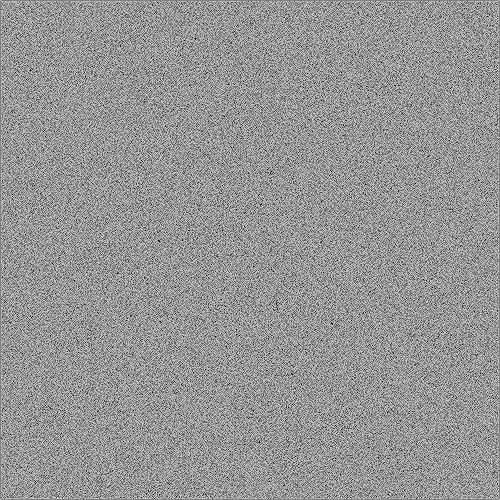
#> input picture misc/WTF/challenge_0.png, 1000 x 1000 px (shown at 1/2 size); its folder holds 4 pictures in this run
$ python script.py
#> lines starting #> are read from the running program, lines starting #| are printed output that depends on the picture
# [6 lines of commented-out code are left out]

import cv2
from Crypto.Util.number import long_to_bytes

images = [cv2.imread('challenge_{}.png'.format(str(i))) for i in range(51)]
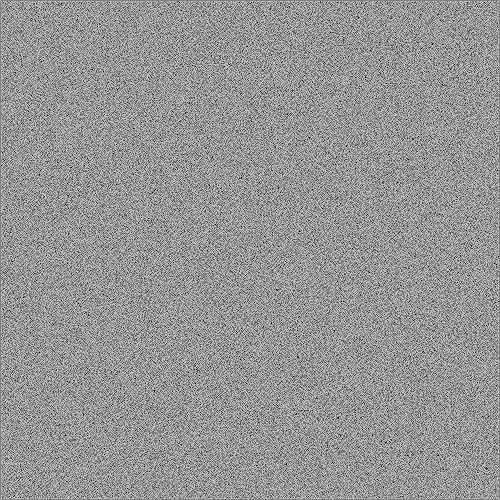
#> input picture misc/WTF/challenge_1.png, 1000 x 1000 px (shown at 1/2 size)
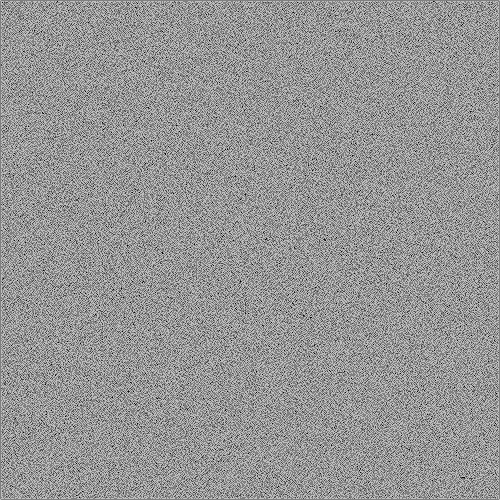
#> input picture misc/WTF/challenge_10.png, 1000 x 1000 px (shown at 1/2 size)
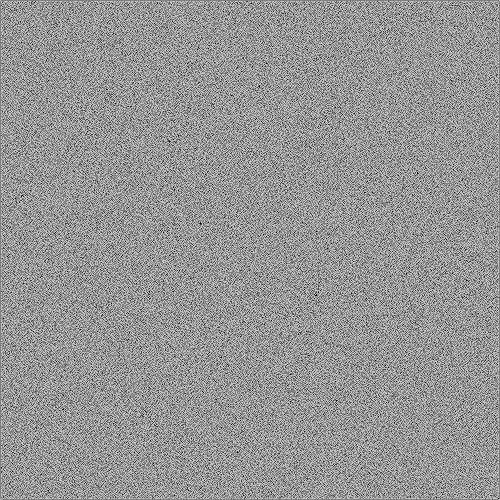
#> input picture misc/WTF/challenge_11.png, 1000 x 1000 px (shown at 1/2 size)
#> images = 51 items

# [14 lines of commented-out code are left out]

image = images[0]
#> image is the input picture: shape (1000, 1000, 3); 58.5% white; black in thin lines or dots
for i in range(1, 51):
#> (the run stopped early here; a loop or call above may not have finished)
